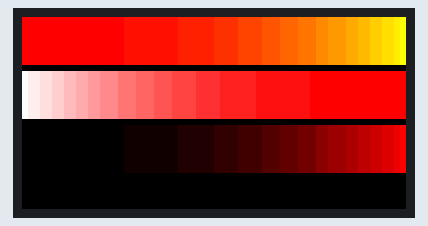
Simulated run of this sketch. Board: Arduino Mega 2560, built with avr-gcc and run on an emulated ATmega2560. Parts: 64×32 colour display.

Above: at 0.4 s.
At 6.5 s:
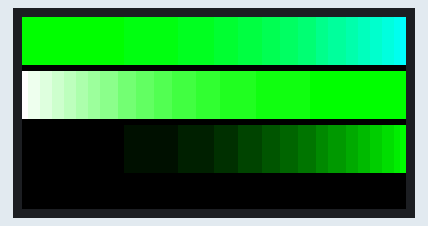
At 11.5 s:
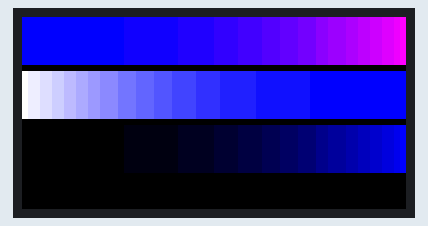

The sketch:

gradient.ino
```cpp
/*
   * gradient.ino
   * Source code by: Chris Shoemaker
   * Code adopted from: Yanshan Guo (2015)
   * Last version updated on: 7/5/2016
   * Drives an Adafruit RGB LED Matrix panel
   * Displays gradient ranges between primary and secondary colors

   * (For reference) The hue values for HSV (range of 0 to 1535, looping back to 0 if greater than 1535) and corresponding primary/secondary colors are as follows:
    * 0 -- 255 = red
    * 256 -- 511 = yellow
    * 512 -- 767 = green
    * 768 -- 1023 = cyan
    * 1024 -- 1279 = blue
    * 1280 -- 1535 = magenta
*/

#include <Adafruit_GFX.h>   // Core graphics library
#include <RGBmatrixPanel.h> // Hardware-specific library

// This is coded for a Mega implementation
#if defined(__AVR_ATmega1280__) || defined(__AVR_ATmega2560__)
#else
setoffalarm now
#endif

// Comment this define out to use 16-line panel
#define Use32linePanel 1

// These are the pins being used
#define CLK 11  // MUST be on PORTB! (Use pin 11 on Mega)
#if Use32linePanel
#define LAT 10
#else
#define LAT A3
#endif
#define OE  9   // Output Enable
#define A   A0
#define B   A1
#define C   A2
#define D   A3

#define SCREEN_UP_TIME 5
#define R_HSV 0
#define G_HSV 512
#define B_HSV 1024

// Last parameter = 'true' enables double-buffering, for flicker-free,
// buttery smooth animation.  Note that NOTHING WILL SHOW ON THE DISPLAY
// until the first call to swapBuffers().  This is normal.
#ifdef Use32linePanel
// Constuctor for 64x32 panel
RGBmatrixPanel matrix(A, B, C, D, CLK, LAT, OE, true, 64);
#else
// Constuctor for 32x16 panel
RGBmatrixPanel matrix(A, B, C, CLK, LAT, OE, true);
#endif

void setup()
{
  // Setup host communication

  // Setup RGB LED Matrix
  matrix.begin();
  matrix.setTextWrap(false); // Allow text to run off right edge
  matrix.setTextSize(1);

  // remove serial port debugger when releasing
  Serial.begin(9600);
}

void loop()
{
  unsigned long time_passed = millis();
  // Clear background
  matrix.fillScreen(0);
  matrix.setFont(0);

  // Display changes in each of the three HSV variables for red, green, and blue
  if ((time_passed / 1000) % (3 * SCREEN_UP_TIME) <= SCREEN_UP_TIME) {
    displayHSV(R_HSV);
  } else if ((time_passed / 1000) % (3 * SCREEN_UP_TIME) > SCREEN_UP_TIME && (time_passed / 1000) % (3 * SCREEN_UP_TIME) <= 2 * SCREEN_UP_TIME) {
    displayHSV(G_HSV);
  } else {
    displayHSV(B_HSV);
  }

  // Display change in brightness for primary and secondary colors (using the Color888 function)
//  if ((time_passed / 1000) % (4 * SCREEN_UP_TIME) <= SCREEN_UP_TIME) {
//    displayGradientRYG();
//  } else if ((time_passed / 1000) % (4 * SCREEN_UP_TIME) > SCREEN_UP_TIME && (time_passed / 1000) % (4 * SCREEN_UP_TIME) <= 2 * SCREEN_UP_TIME) {
//    displayGradientRYG2();
//  } else if ((time_passed / 1000) % (4 * SCREEN_UP_TIME) > 2 * SCREEN_UP_TIME && (time_passed / 1000) % (4 * SCREEN_UP_TIME) <= 3 * SCREEN_UP_TIME) {
//    displayGradientCBM();
//  } else {
//    displayGradientCBM2();
//  }

  // Display shift in between adjacent primary and secondary colors (using the Color888 function)
//  if ((time_passed / 1000) % (6 * SCREEN_UP_TIME) <= SCREEN_UP_TIME) {
//    displayRedToYellow();
//  } else if ((time_passed / 1000) % (6 * SCREEN_UP_TIME) > SCREEN_UP_TIME && (time_passed / 1000) % (6 * SCREEN_UP_TIME) <= 2 * SCREEN_UP_TIME) {
//    displayYellowToGreen();
//  } else if ((time_passed / 1000) % (6 * SCREEN_UP_TIME) > 2 * SCREEN_UP_TIME && (time_passed / 1000) % (6 * SCREEN_UP_TIME) <= 3 * SCREEN_UP_TIME) {
//    displayGreenToCyan();
//  } else if ((time_passed / 1000) % (6 * SCREEN_UP_TIME) > 3 * SCREEN_UP_TIME && (time_passed / 1000) % (6 * SCREEN_UP_TIME) <= 4 * SCREEN_UP_TIME) {
//    displayCyanToBlue();
//  } else if ((time_passed / 1000) % (6 * SCREEN_UP_TIME) > 4 * SCREEN_UP_TIME && (time_passed / 1000) % (6 * SCREEN_UP_TIME) <= 5 * SCREEN_UP_TIME) {
//    displayBlueToMagenta();
//  } else {
//    displayMagentaToRed();
//  }

  matrix.swapBuffers(true);
}

// Increases hue, saturation, and brightness HSV values separately by 4
void displayHSV(int hsv) {
  for (int i = 0; i < 256; i += 4) {
    matrix.fillRect((i / 4), 0, 1, 8, matrix.ColorHSV(hsv + i, 255, 255, true));
    matrix.fillRect((i / 4), 9, 1, 8, matrix.ColorHSV(hsv, hsv + i, 255, true));
    matrix.fillRect((i / 4), 18, 1, 8, matrix.ColorHSV(hsv, 255, hsv + i, true));
  }
}

void displayGradientRYG() {
  for (int i = 0; i < 256; i += 4) {
    matrix.fillRect((i / 4), 0, 1, 8, matrix.Color888(255 - i, 0, 0));
    matrix.fillRect((i / 4), 9, 1, 8, matrix.Color888(255 - i, 255 - i, 0));
    matrix.fillRect((i / 4), 18, 1, 8, matrix.Color888(0, 255 - i, 0));
  }
}

void displayGradientRYG2() {
  for (int i = 0; i < 128; i += 2) {
    matrix.fillRect((i / 2), 0, 1, 8, matrix.Color888(127 - i, 0, 0));
    matrix.fillRect((i / 2), 9, 1, 8, matrix.Color888(127 - i, 127 - i, 0));
    matrix.fillRect((i / 2), 18, 1, 8, matrix.Color888(0, 127 - i, 0));
  }
}

void displayGradientCBM() {
  for (int i = 0; i < 256; i += 4) {
    matrix.fillRect((i / 4), 0, 1, 8, matrix.Color888(0, 255 - i, 255 - i));
    matrix.fillRect((i / 4), 9, 1, 8, matrix.Color888(0, 0, 255 - i));
    matrix.fillRect((i / 4), 18, 1, 8, matrix.Color888(255 - i, 0, 255 - i));
  }
}

void displayGradientCBM2() {
  for (int i = 0; i < 128; i += 2) {
    matrix.fillRect((i / 2), 0, 1, 8, matrix.Color888(0, 127 - i, 127 - i));
    matrix.fillRect((i / 2), 9, 1, 8, matrix.Color888(0, 0, 127 - i));
    matrix.fillRect((i / 2), 18, 1, 8, matrix.Color888(127 - i, 0, 127 - i));
  }
}

/***BEGIN PRIMARY-SECONDARY COLOR SHIFTS (USING Color888)***/

// Displays color gradient from red to yellow
void displayRedToYellow() {
  for (int i = 0; i <= 255; i += 4) {
    matrix.fillRect((i / 4), 0, 1, 8, matrix.Color888(255, i, 0));
  }
}
// Displays color gradient from yellow to green
void displayYellowToGreen() {
  for (int i = 0; i <= 255; i += 4) {
    matrix.fillRect((i / 4), 8, 1, 8, matrix.Color888(255 - i, 255, 0));
  }
}

// Displays color gradient from green to cyan
void displayGreenToCyan() {
  for (int i = 0; i <= 255; i += 4) {
    matrix.fillRect((i / 4), 16, 1, 8, matrix.Color888(0, 255, i));
  }
}

// Displays color gradient from cyan to blue
void displayCyanToBlue() {
  for (int i = 0; i <= 255; i += 4) {
    matrix.fillRect((i / 4), 24, 1, 8, matrix.Color888(0, 255 - i, 255));
  }
}

// Displays color gradient from blue to magenta
void displayBlueToMagenta() {
  for (int i = 0; i <= 255; i += 4) {
    matrix.fillRect((i / 4), 0, 1, 8, matrix.Color888(i, 0, 255));
  }
}

// Displays color gradient from magenta to red
void displayMagentaToRed() {
  for (int i = 0; i <= 255; i += 4) {
    matrix.fillRect((i / 4), 8, 1, 8, matrix.Color888(255, 0, 255 - i));
  }
}

/***END PRIMARY-SECONDARY COLOR SHIFTS***/
```

Measured:
- by itself, everything shown: repeats every 15.0 s, in 3 steps
- what the display in image 0 shows lasts 6.2 s, from 0.3 s to 6.5 s
- what the display in image 1 shows lasts 5.0 s, from 6.5 s to 11.5 s
- what the display in image 2 shows lasts 4.1 s, from 11.5 s to 15.6 s
